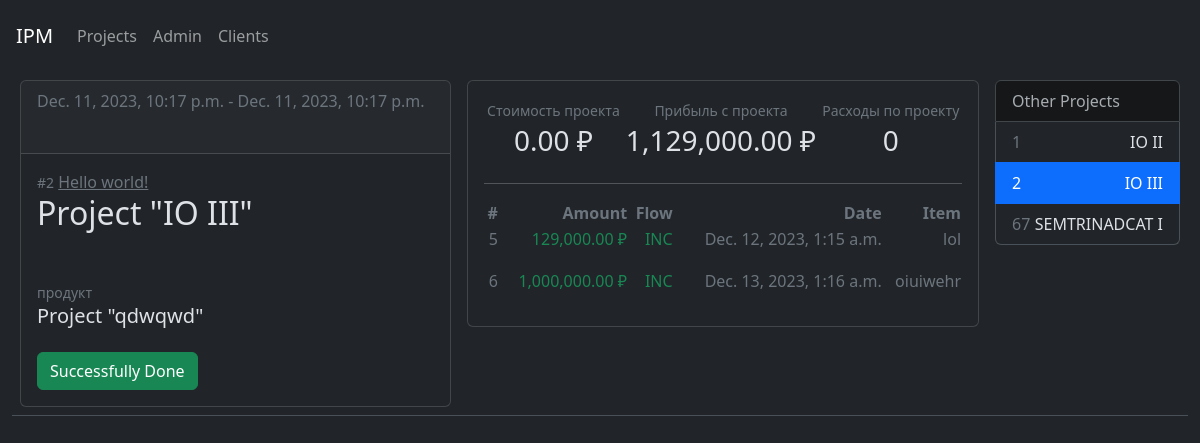
The app's page /projects/2 with its own data.
### ipmalpha/models.py (models this page shows)
class Project(models.Model):
    project_name = models.CharField(max_length=512, unique = True)
    def __str__(self):
        return self.project_name
    project_created = models.DateTimeField(null=True, default=timezone.now)
    project_finished = models.DateTimeField(null=True)
    project_status = models.ForeignKey(Status, on_delete=models.PROTECT, null=True, default="Draft")
    project_client = models.ForeignKey(Client, on_delete=models.PROTECT, null=True, related_name='project')
    project_product = models.CharField(max_length=512)
    project_sum = models.IntegerField(default=0)
    def get_absolute_url(self):
        return reverse("project_detail", kwargs={'pk': self.pk})
    def get_project_transactions_sum(self):
        try:
            qs = Project.objects.exclude(transaction = None)
            qs2 = qs.filter(pk = self.pk)
            for qso in qs2:
                qs3 = qso.transaction.all()
                for q in qs3:
                    res = qs3.aggregate(Sum('amount'))
                    print(qso, res)
            return(res)
        except:
            res = 0
            return(res)
    def get_project_transactions_cost(self):
        try:
            qs = Project.objects.exclude(transaction = None)
            qs2 = qs.filter(pk = self.pk)
            for qso in qs2:
                qs3 = qso.transaction.filter(flow = "OUT")
                for q in qs3:
                    res = qs3.aggregate(Sum('amount'))
                    print(qso, res)
            return(res)
        except:
            res = 0
            return(res)
    class Meta:
        ordering = ["pk"]
        verbose_name = "project"
        verbose_name_plural = "projects"
    pass

class Status(models.Model):
    status_name = models.CharField(max_length=100)
    status_color = models.CharField(max_length=512, default='table-primary')
    def __str__(self):
        return self.status_name
    class Meta:
        ordering = ["id"]
        verbose_name = "status"
        verbose_name_plural = "statuses"
    pass

### ipmclients/models.py (models this page shows, shortened)
class Client(models.Model):
    client_name = models.CharField(max_length=512, unique = True)
    client_contact = models.CharField(max_length=512, null=True)
    client_telegram = models.CharField(max_length=64, null=True)
    client_phone = models.CharField(max_length=11, null=True)
    client_roletype = models.CharField(max_length=512, null=True)
    client_agreements = models.CharField(max_length=1024, null=True)
    client_active = models.BooleanField(default=True)
    def get_absolute_url(self):
        return reverse("client_detail", kwargs={'pk': self.pk})
    class Meta:
        ordering = ["id"]
        verbose_name = "client"
        verbose_name_plural = "clients"
    pass

### finance/models.py (models this page shows, shortened)
class Transaction(models.Model):
    INCOME = 'INC'
    OUTCOME = 'OUT'
    SALARY = 'SAL'
    FLOW_CHOICES = [
        (INCOME, 'Income'),
        (OUTCOME, 'Outcome'),
        (SALARY, 'Salary'),
    ]
    item = models.CharField(max_length = 512)
    amount = models.IntegerField()
    flow = models.CharField(max_length=3, choices=FLOW_CHOICES, default=INCOME)
    project = models.ForeignKey(Project, verbose_name=("Project"), on_delete=models.PROTECT, related_name='transaction')
    transaction_date = models.DateTimeField(auto_now=False, auto_now_add=True)

### ipmalpha/views.py (the view)
# urls.py: path("projects/<slug:pk>", ProjectDetailView.as_view(), name="project_detail"),
class ProjectDetailView(DetailView):
    model = Project
    template_name = "project_detail.html"
    def get_context_data(self, **kwargs):
        context = super(ProjectDetailView, self).get_context_data(**kwargs)
        context['projecsall'] = Project.objects.all()
        return context

### templates/project_detail.html (shortened to what this page needs)
{% extends 'main/layout.html' %}
{% block content %}
<div class="col-12">
            <table class="table" style="border-width: 0px">
                <tr>
                    <td>
                        <div class="card">
                            <div class="card-header">
                                <p class="text-secondary pb-3" style=""> {{object.project_created}} -
                                    {% if object.project_finished %}
                                    {{object.project_finished}}
                                    {% else %}
                                    ...
                                    {% endif %}
                                </p>
                            </div>
                            <div class="card-body">
                            <span class="text-secondary pt-3" style="font-size: 14px">#{{ object.id }}</span>
                            <span><a href="{{ object.project_client.get_absolute_url }}" class="link-secondary">{{ object.project_client.client_name }}</a></span>
                            <h2 class=" pb-3" style=""> Project "{{object.project_name}}" </h2>
                            <br/>
                            <span class="text-secondary pt-3 " style="font-size: 14px">продукт</span>
                            <h5 class=" pb-3" style=""> Project "{{object.project_product}}" </h5>
                            <button class="btn btn-{{object.project_status.status_color}}"> {{object.project_status}}</button>
                        </div>
                    </div>
                    </td>
                    <td>
                        <div class="card p-3">
                            <table>
                                <tr>
                                    <td align=center><span class="text-secondary pt-3 mx-auto" style="font-size: 14px">Стоимость проекта </span>
                                    </td>
                                    <td align=center><span class="text-secondary pt-3 mx-auto" style="font-size: 14px">Прибыль с проекта</span>
                                    </td>
                                    <td align=center><span class="text-secondary pt-3 mx-auto" style="font-size: 14px">Расходы по проекту</span>
                                    </td>
                                </tr>
                                <tr>
                                    <td align=center>
                                        <h3 class="mx-auto" style="">
                                            {% if object.transaction %}
                                            {{object.project_sum|floatformat:"2g"}} ₽
                                            {% else %}
                                            None
                                            {% endif %}
                                        </h3>
                                    </td>
                                    <td align=center>
                                        <h3 class="mx-auto" style="">
                                            {% if object.get_project_transactions_sum %}
                                            {{object.get_project_transactions_sum.amount__sum|floatformat:"2g"}} ₽
                                            {% else %}
                                            0
                                            {% endif %}
                                        </h3>
                                    </td>
                                    <td align=center>
                                        <h3 class="mx-auto" style="">
                                            {% if object.get_project_transactions_cost %}
                                            {{object.get_project_transactions_cost.amount__sum|floatformat:"2g"}} ₽
                                            {% else %}
                                            0
                                            {% endif %}
                                        </h3>
                                    </td>
                                </tr>
                            </table>
                            <table>
                                <hr/>
                                <tr align='right'>
                                    <th scope="col" class="text-secondary"> #
                                    </th>
                                    <th scope="col" class="text-secondary"> Amount
                                    </th>
                                    <th scope="col" class="text-secondary"> Flow
                                    </th>
                                    <th scope="col" class="text-secondary"> Date
                                    </th>
                                    <th scope="col" class="text-secondary"> Item
                                    </th>
                                </tr>
                                {% for transaction in object.transaction.all%}
                                <tr align='right'>
                                    <td> <p class="text-secondary">{{transaction.id}}</p>
                                    </td>
                                    <td>
                                        <p class="{% if transaction.flow == 'INC' %}
                                        text-success
                                        {% elif transaction.flow == 'SAL'%}
                                        text-primary
                                        {% else %}
                                        text-danger
                                        {% endif %}">
                                        {% if transaction.flow == 'INC' %}
                                        {{transaction.amount|floatformat:"2g"}}
                                        {% else %}
                                        - {{transaction.amount|floatformat:"2g"}}
                                        {% endif %}
                                        ₽
                                    </p>
                                    </td>
                                    <td> <p class="
                                        {% if transaction.flow == 'INC' %}
                                        text-success
                                        {% elif transaction.flow == 'SAL'%}
                                        text-primary
                                        {% else %}
                                        text-danger
                                        {% endif %}
                                        "> {{transaction.flow}}</p>
                                    </td>
                                    <td> <p class="text-secondary"> {{transaction.transaction_date}} </p>
                                    </td>
                                    <td> <p class="text-secondary"> {{transaction.item}} </p>
                                    </td>
                                </tr>
                                {% endfor %}
                            </table>
                        </div>
                    </td>
                    <td>
                            <ul class="list-group">
                                    <li class="list-group-item list-group-item-secondary"> Other Projects</li>
                                {% for project in projecsall %}
                                        {% if project.id == object.id %}
                                    <a href="{{project.get_absolute_url}}" class="list-group-item list-group-item-action active d-flex justify-content-between align-items-center">
                                        <span class="text">{{project.id}}</span> <span>{{project.project_name}}</span>
                                        {% else %}
                                    <a href="{{project.get_absolute_url}}" class="list-group-item list-group-item-action d-flex justify-content-between align-items-center">
                                        <span class="text-secondary">{{project.id}}</span> <span>{{project.project_name}}</span>
                                        {% endif %}
                                    </a>
                                {% endfor %}
                            </ul>
                    </td>
                </tr>
            </table>
        </div>
    </div>
{% endblock %}

### records on screen
Project: project_created "Dec. 11, 2023, 10:17 p.m.", project_finished "Dec. 11, 2023, 10:17 p.m.", id "2", project_client.client_name "Hello world!", project_name "IO III", project_product "qdwqwd", project_status "Successfully Done", project_sum "0.00", get_project_transactions_sum.amount__sum "1,129,000.00"
Project: id "1", project_name "IO II"
Project: id "67", project_name "SEMTRINADCAT I"
